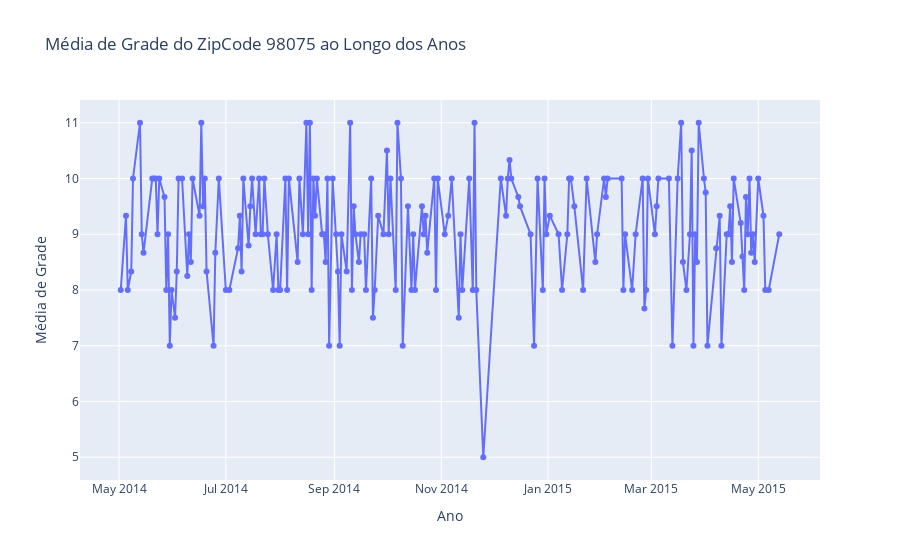

Source (notebook cell):
### Markdown cell above
# `grade` por Tempo no ZipCode 98075

### Code cell
# Agrupa por 'date' e calcula a média da coluna 'grade'
df_grade_tempo = df_filtered.groupby('date', as_index=False)['grade'].mean()
px.line(  
    df_grade_tempo,
    x='date',
    y='grade',
    title='Média de Grade do ZipCode 98075 ao Longo dos Anos',
    labels={'date': 'Ano', 'grade': 'Média de Grade'},
    markers=True
)

### Figure 1 — Plotly figure (JSON) as saved in the notebook; plotly's stock layout.template omitted (floating-point values rounded to 4 significant figures; data arrays with more than 128 entries replaced by an {"elided": "..."} marker saying what was removed)
{"data": [{"hovertemplate": "Ano=%{x}<br>Média de Grade=%{y}<extra></extra>", "legendgroup": "", "line": {"color": "#636efa", "dash": "solid"}, "marker": {"symbol": "circle"}, "mode": "lines+markers", "name": "", "orientation": "v", "showlegend": false, "type": "scatter", "x": {"elided": "195 str values"}, "xaxis": "x", "y": {"elided": "195 float values"}, "yaxis": "y"}], "layout": {"legend": {"tracegroupgap": 0}, "title": {"text": "Média de Grade do ZipCode 98075 ao Longo dos Anos"}, "xaxis": {"anchor": "y", "domain": [0, 1], "title": {"text": "Ano"}}, "yaxis": {"anchor": "x", "domain": [0, 1], "title": {"text": "Média de Grade"}}}}
